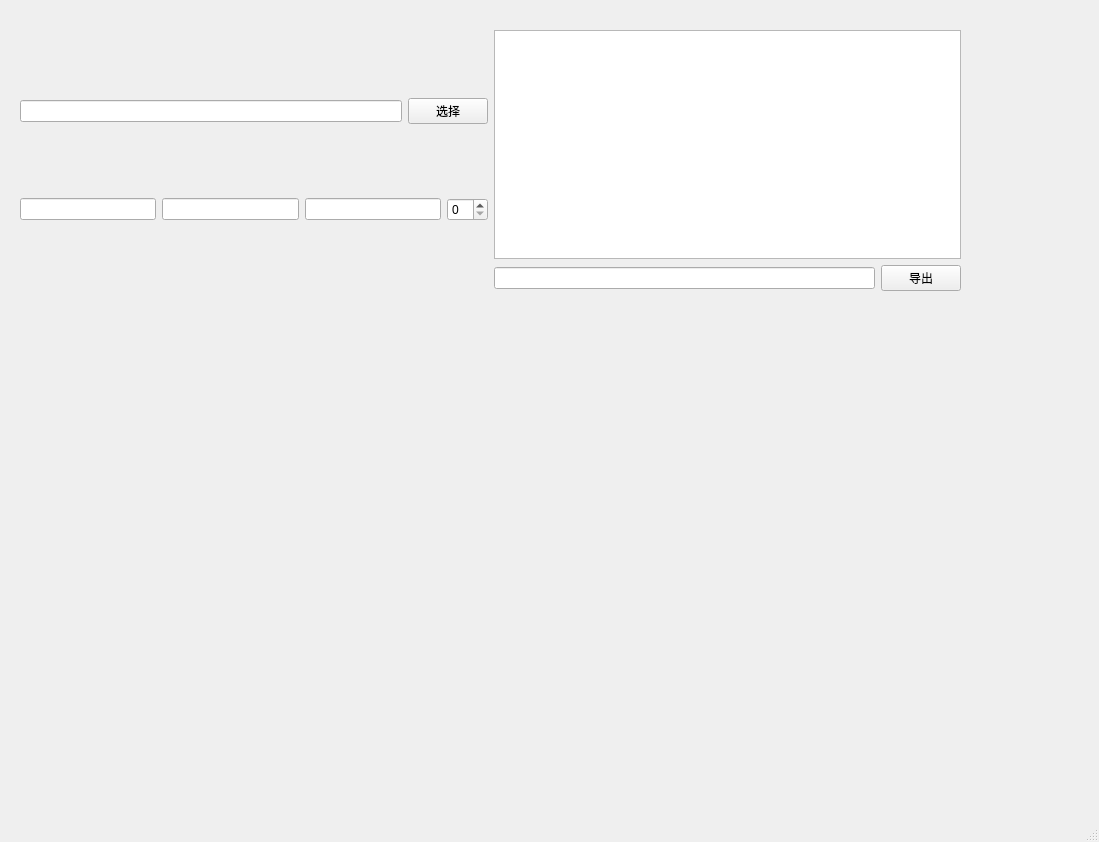
<?xml version="1.0" encoding="UTF-8"?>
<ui version="4.0">
 <class>MainWindow</class>
 <widget class="QMainWindow" name="MainWindow">
  <property name="geometry">
   <rect>
    <x>0</x>
    <y>0</y>
    <width>1099</width>
    <height>842</height>
   </rect>
  </property>
  <property name="windowTitle">
   <string>MainWindow</string>
  </property>
  <widget class="QWidget" name="centralwidget">
   <widget class="QWidget" name="">
    <property name="geometry">
     <rect>
      <x>20</x>
      <y>30</y>
      <width>941</width>
      <height>261</height>
     </rect>
    </property>
    <layout class="QHBoxLayout" name="horizontalLayout_5">
     <item>
      <layout class="QVBoxLayout" name="verticalLayout_3">
       <item>
        <layout class="QHBoxLayout" name="horizontalLayout_6">
         <item>
          <layout class="QHBoxLayout" name="horizontalLayout_4">
           <item>
            <widget class="QLineEdit" name="SelectPathLineEdit"/>
           </item>
           <item>
            <widget class="QPushButton" name="SelectNeedDataAnalysisDirButton">
             <property name="text">
              <string>选择</string>
             </property>
            </widget>
           </item>
          </layout>
         </item>
        </layout>
       </item>
       <item>
        <layout class="QHBoxLayout" name="horizontalLayout_10">
         <item>
          <layout class="QVBoxLayout" name="ReruleBox">
           <item>
            <widget class="QLineEdit" name="ReruleLineEdit"/>
           </item>
          </layout>
         </item>
         <item>
          <layout class="QVBoxLayout" name="FilterColNameBox">
           <item>
            <widget class="QLineEdit" name="FilterColNameLineEdit"/>
           </item>
          </layout>
         </item>
         <item>
          <layout class="QVBoxLayout" name="keyWord_3">
           <item>
            <widget class="QLineEdit" name="SumColNameLineEdit"/>
           </item>
          </layout>
         </item>
         <item>
          <layout class="QVBoxLayout" name="HeaderSpinBox">
           <item>
            <widget class="QSpinBox" name="HeaderSpin"/>
           </item>
          </layout>
         </item>
        </layout>
       </item>
      </layout>
     </item>
     <item>
      <layout class="QVBoxLayout" name="verticalLayout_6">
       <item>
        <widget class="QTableView" name="tableView"/>
       </item>
       <item>
        <layout class="QHBoxLayout" name="horizontalLayout_7">
         <item>
          <layout class="QHBoxLayout" name="horizontalLayout_8">
           <item>
            <widget class="QLineEdit" name="SelectPathLineEdit_2"/>
           </item>
           <item>
            <widget class="QPushButton" name="SelectNeedDataAnalysisDirButton_2">
             <property name="text">
              <string>导出</string>
             </property>
            </widget>
           </item>
          </layout>
         </item>
         <item>
          <layout class="QHBoxLayout" name="horizontalLayout_9">
           <property name="sizeConstraint">
            <enum>QLayout::SetDefaultConstraint</enum>
           </property>
          </layout>
         </item>
        </layout>
       </item>
      </layout>
     </item>
    </layout>
   </widget>
  </widget>
  <widget class="QMenuBar" name="menubar">
   <property name="geometry">
    <rect>
     <x>0</x>
     <y>0</y>
     <width>1099</width>
     <height>23</height>
    </rect>
   </property>
  </widget>
  <widget class="QStatusBar" name="statusbar"/>
 </widget>
 <tabstops>
  <tabstop>SelectPathLineEdit</tabstop>
  <tabstop>SelectNeedDataAnalysisDirButton</tabstop>
  <tabstop>ReruleLineEdit</tabstop>
  <tabstop>FilterColNameLineEdit</tabstop>
  <tabstop>SumColNameLineEdit</tabstop>
  <tabstop>HeaderSpin</tabstop>
  <tabstop>tableView</tabstop>
  <tabstop>SelectPathLineEdit_2</tabstop>
  <tabstop>SelectNeedDataAnalysisDirButton_2</tabstop>
 </tabstops>
 <resources/>
 <connections/>
</ui>
